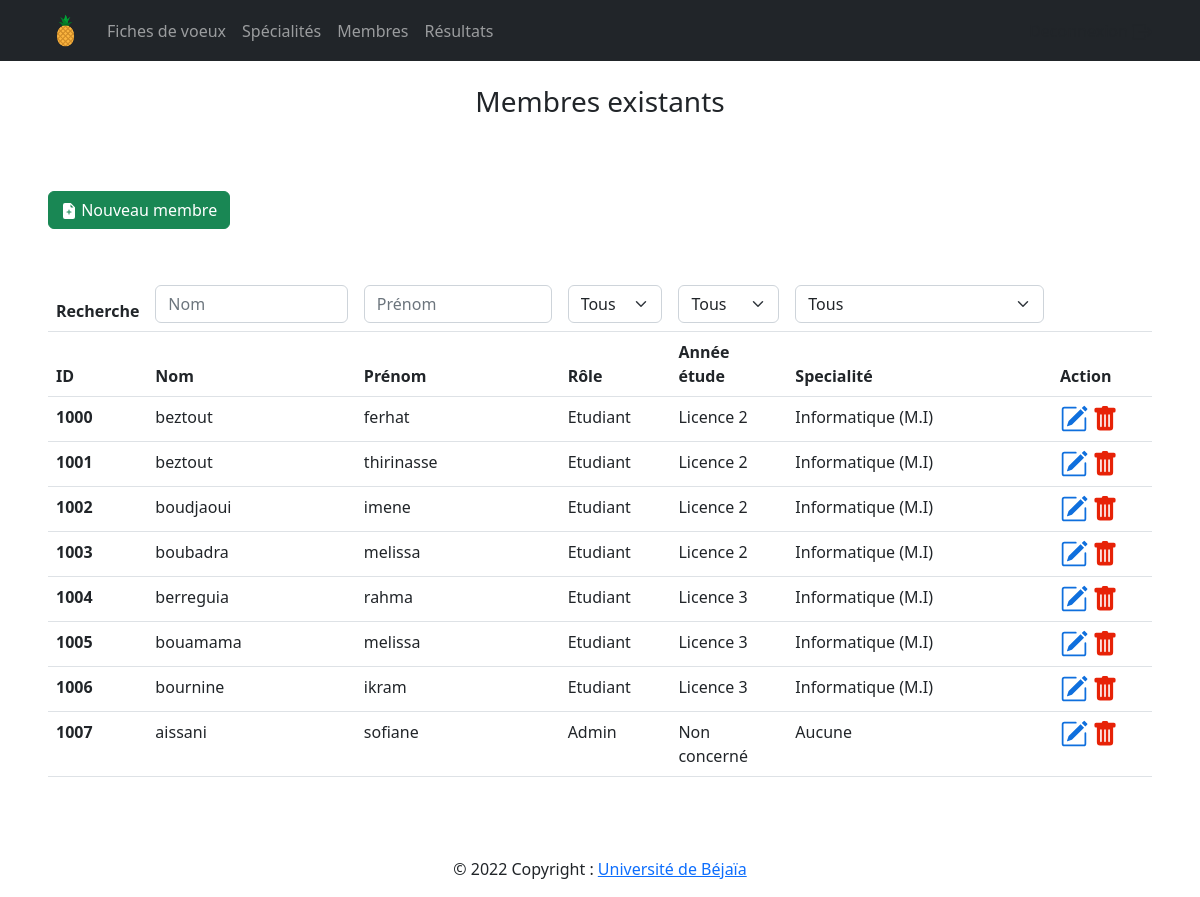
Screenshot of /dashboard/membres/index.php (signed in) with the database file from the repository.
### tables this page shows
CREATE TABLE Utilisateur (
	idUser int NOT NULL AUTO_INCREMENT ,
	nom varchar(30) NOT NULL,
	prenom varchar(30) NOT NULL,
	dateNaiss date NOT NULL,
	email varchar(90) NOT NULL UNIQUE,
	password varchar(40) NOT NULL,
	isAdmin boolean NOT NULL default false,
	userType varchar(30) NOT NULL default 'etd',
	licenceTrois boolean default false,
	anneeCourante int,
	specialiteCourante int,
	specialiteFuture int,
	
	CONSTRAINT pk_utilisateur PRIMARY KEY (idUser),
	CONSTRAINT fk_utilisateur_anneeEtud FOREIGN KEY(anneeCourante) REFERENCES AnneeEtud(idAnneeEtud) ON DELETE SET NULL ON UPDATE CASCADE,
	CONSTRAINT fk_utilisateur_specialite1 FOREIGN KEY(specialiteCourante) REFERENCES Specialite(idSpecialite) ON DELETE SET NULL ON UPDATE CASCADE,
	CONSTRAINT fk_utilisateur_specialite2 FOREIGN KEY(specialiteFuture) REFERENCES Specialite(idSpecialite) ON DELETE SET NULL ON UPDATE CASCADE
	
	) AUTO_INCREMENT=1000 ,;

CREATE TABLE Specialite (
	idSpecialite int NOT NULL AUTO_INCREMENT,
	nomSpecialite varchar(100) NOT NULL,
	anneeDebut int,
	programme varchar(255),
	
	CONSTRAINT pk_specialite PRIMARY KEY (idSpecialite),
	CONSTRAINT fk_specialite_Voeux FOREIGN KEY(anneeDebut) REFERENCES AnneeEtud(idAnneeEtud) ON DELETE SET NULL ON UPDATE CASCADE
	);

### queries/utilisateurs.php (called while the page is built, shortened)
<?php
    include_once __DIR__.'/../Model/connexionBDD.php';
    function getUsers() {
        global $bdd;
        try {
            $request = $bdd->prepare("SELECT * FROM Utilisateur");
            $request->execute();
            $result = $request->fetchAll(PDO::FETCH_OBJ);
            return $result;
        } catch (PDOException $e) {
            echo $e;
        }
    }
?>

### queries/specialite.php (called while the page is built, shortened)
<?php
    include_once __DIR__.'/../Model/connexionBDD.php';
function getNomSpecialite($id){
    global $bdd;
    try {
        $request = $bdd->prepare("SELECT nomSpecialite FROM specialite WHERE idSpecialite=?");
        $request->execute(array($id));
        $result = $request->fetch(PDO::FETCH_OBJ);
        return $result->nomSpecialite;
    } catch (PDOException $e) {
        echo $e;
    }
}
?>

### Controller/utilisateur.php (the view)
<?php
include_once '../../queries/utilisateurs.php';
include_once '../../queries/specialite.php';
function remplirTableUsers() {
    $listUsers = getUsers();
    foreach ($listUsers as $elem) {
        $id = $elem->idUser;
        $nom = $elem->nom;
        $prenom = $elem->prenom;
        if ($elem->userType=='etd') {
            $role = "Etudiant";
        } else {
            $role = "Admin";
        }
        $annee = $elem->anneeCourante;
        if ($annee==1) {
            $userAnnee ="Licence 1";
        } elseif ($annee==2){
            $userAnnee ="Licence 2";
        } elseif ($annee==3){
            $userAnnee ="Licence 3";
        } elseif ($annee==4){
            $userAnnee ="Master 1";
        } elseif ($annee==5){
            $userAnnee ="Master 2";
        } else {
            $userAnnee ="Non concerné";
        }
        if ($elem->userType=='admin') {
            $specUser ="Aucune";
        } else {
            $specUser = htmlentities(getNomSpecialite($elem->specialiteCourante),ENT_QUOTES,"ISO-8859-1");
        }
        $msgConfirm = "return confirm('Voulez-vous vraiment supprimer cet élément ?');";
        echo '<tr>
        <th scope="row">'.$id.'</th>
        <td>'.$nom.'</td>
        <td>'.$prenom.'</td>
        <td>'.$role.'</td>
        <td>'.$userAnnee.'</td>
        <td>'.$specUser.'</td>
        <td>
            <a href="edit.php?id='.$id.'"><svg xmlns="http://www.w3.org/2000/svg" width="28" height="28" fill="rgb(15, 111, 221)" class="bi bi-pencil-square pointer" viewBox="0 0 16 16">
                    <path d="M15.502 1.94a.5.5 0 0 1 0 .706L14.459 3.69l-2-2L13.502.646a.5.5 0 0 1 .707 0l1.293 1.293zm-1.75 2.456-2-2L4.939 9.21a.5.5 0 0 0-.121.196l-.805 2.414a.25.25 0 0 0 .316.316l2.414-.805a.5.5 0 0 0 .196-.12l6.813-6.814z" />
                    <path fill-rule="evenodd" d="M1 13.5A1.5 1.5 0 0 0 2.5 15h11a1.5 1.5 0 0 0 1.5-1.5v-6a.5.5 0 0 0-1 0v6a.5.5 0 0 1-.5.5h-11a.5.5 0 0 1-.5-.5v-11a.5.5 0 0 1 .5-.5H9a.5.5 0 0 0 0-1H2.5A1.5 1.5 0 0 0 1 2.5v11z" />
                </svg></a>
            <a href="delete.php?id='.$id.'" onclick="'.$msgConfirm.'"><svg xmlns="http://www.w3.org/2000/svg" width="26" height="26" fill="rgb(231, 34, 7)" class="bi bi-trash-fill" viewBox="0 0 16 16">
                    <path d="M2.5 1a1 1 0 0 0-1 1v1a1 1 0 0 0 1 1H3v9a2 2 0 0 0 2 2h6a2 2 0 0 0 2-2V4h.5a1 1 0 0 0 1-1V2a1 1 0 0 0-1-1H10a1 1 0 0 0-1-1H7a1 1 0 0 0-1 1H2.5zm3 4a.5.5 0 0 1 .5.5v7a.5.5 0 0 1-1 0v-7a.5.5 0 0 1 .5-.5zM8 5a.5.5 0 0 1 .5.5v7a.5.5 0 0 1-1 0v-7A.5.5 0 0 1 8 5zm3 .5v7a.5.5 0 0 1-1 0v-7a.5.5 0 0 1 1 0z" />
                </svg></a>
        </td>
    </tr>';
    }
}
?>

### rows the page displays
utilisateur: id "1000", nom "beztout", prenom "ferhat", userType "Etudiant", anneeCourante "Licence 2", specialiteCourante.nomSpecialite "Informatique (M.I)"
utilisateur: id "1001", nom "beztout", prenom "thirinasse", userType "Etudiant", anneeCourante "Licence 2", specialiteCourante.nomSpecialite "Informatique (M.I)"
utilisateur: id "1002", nom "boudjaoui", prenom "imene", userType "Etudiant", anneeCourante "Licence 2", specialiteCourante.nomSpecialite "Informatique (M.I)"
utilisateur: id "1003", nom "boubadra", prenom "melissa", userType "Etudiant", anneeCourante "Licence 2", specialiteCourante.nomSpecialite "Informatique (M.I)"
utilisateur: id "1004", nom "berreguia", prenom "rahma", userType "Etudiant", anneeCourante "Licence 3", specialiteCourante.nomSpecialite "Informatique (M.I)"
utilisateur: id "1005", nom "bouamama", prenom "melissa", userType "Etudiant", anneeCourante "Licence 3", specialiteCourante.nomSpecialite "Informatique (M.I)"
utilisateur: id "1006", nom "bournine", prenom "ikram", userType "Etudiant", anneeCourante "Licence 3", specialiteCourante.nomSpecialite "Informatique (M.I)"
utilisateur: idUser "1007", nom "aissani", prenom "sofiane", userType "Admin", userAnnee "Non concerné", userType "Aucune"
